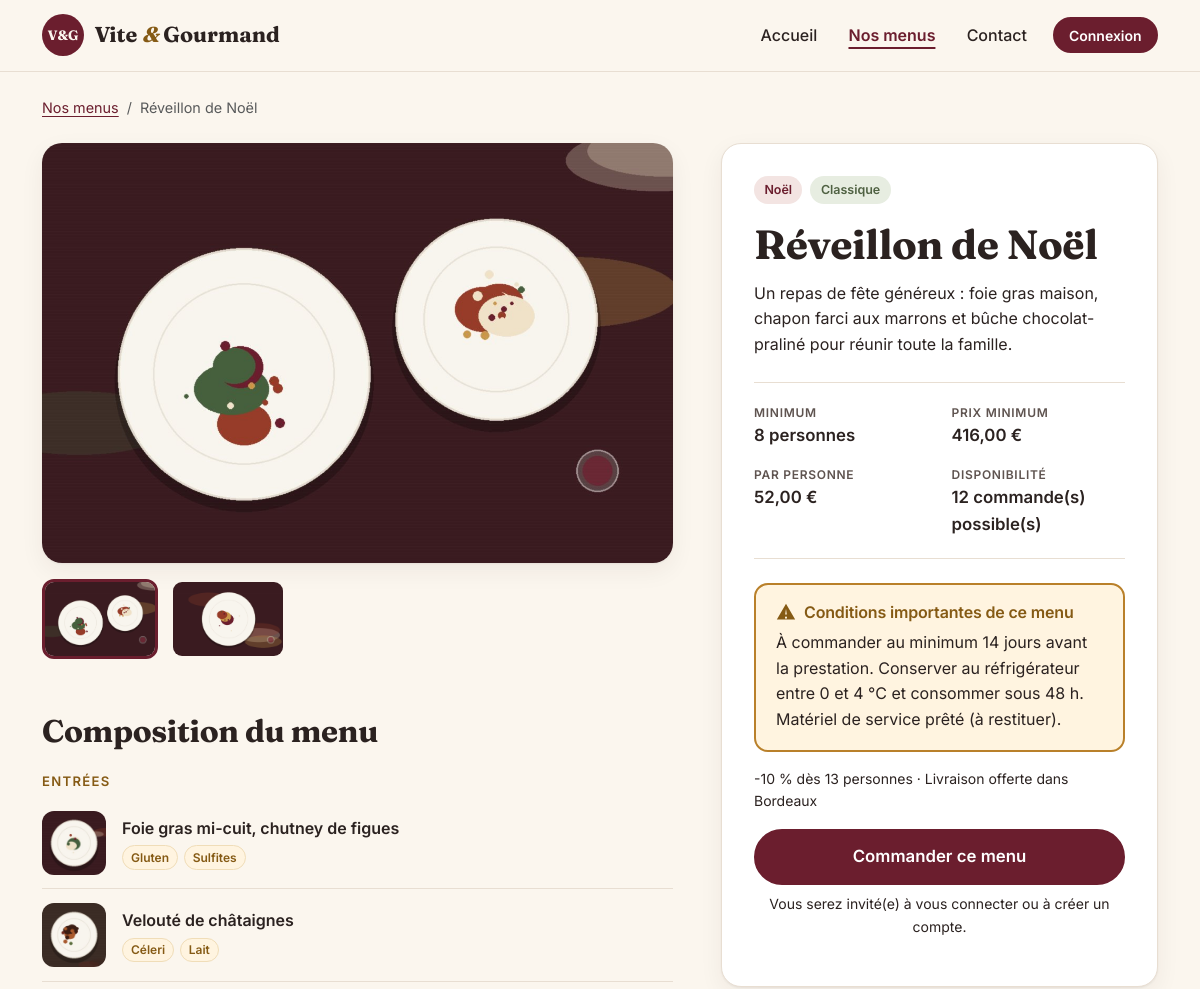
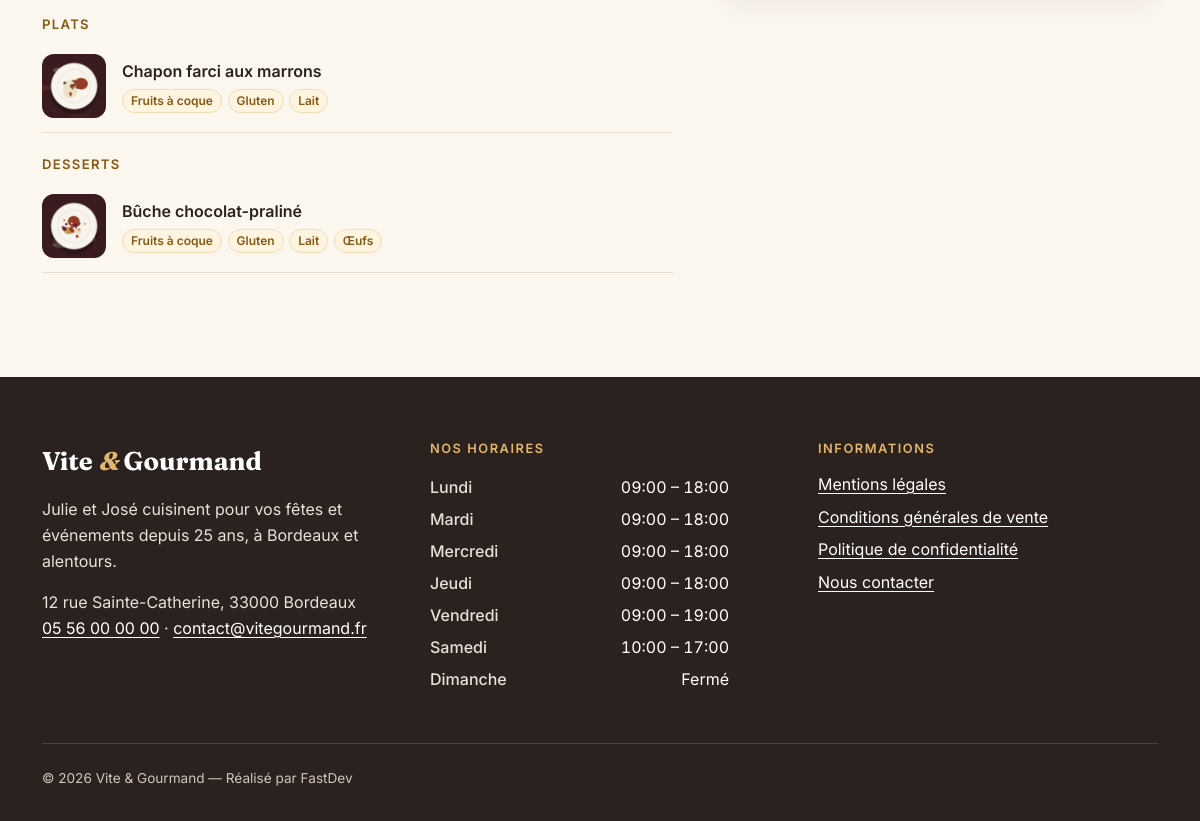
The app's page /menu?id=1 with its own data (2 pictures, top to bottom).
### tables this page shows
CREATE TABLE menu (
    menu_id                  INT           NOT NULL AUTO_INCREMENT,
    titre                    VARCHAR(100)  NOT NULL,
    nombre_personne_minimum  INT           NOT NULL,
    prix_par_personne        DECIMAL(8,2)  NOT NULL,
    description              TEXT          NOT NULL,
    conditions               TEXT          NOT NULL,
    quantite_restante        INT           NOT NULL DEFAULT 0,
    regime_id                INT           NOT NULL,
    theme_id                 INT           NOT NULL,
    actif                    TINYINT(1)    NOT NULL DEFAULT 1,
    PRIMARY KEY (menu_id),
    CONSTRAINT fk_menu_regime FOREIGN KEY (regime_id) REFERENCES regime(regime_id),
    CONSTRAINT fk_menu_theme  FOREIGN KEY (theme_id)  REFERENCES theme(theme_id),
    CONSTRAINT chk_menu_min   CHECK (nombre_personne_minimum > 0),
    CONSTRAINT chk_menu_prix  CHECK (prix_par_personne >= 0),
    CONSTRAINT chk_menu_stock CHECK (quantite_restante >= 0)
);

CREATE TABLE menu_image (
    image_id  INT          NOT NULL AUTO_INCREMENT,
    menu_id   INT          NOT NULL,
    chemin    VARCHAR(255) NOT NULL,
    alt       VARCHAR(150) NOT NULL DEFAULT '',
    ordre     TINYINT      NOT NULL DEFAULT 0,
    PRIMARY KEY (image_id),
    CONSTRAINT fk_image_menu FOREIGN KEY (menu_id) REFERENCES menu(menu_id) ON DELETE CASCADE
);

CREATE TABLE plat (
    plat_id    INT          NOT NULL AUTO_INCREMENT,
    titre_plat VARCHAR(100) NOT NULL,
    type_plat  ENUM('entree','plat','dessert') NOT NULL,
    photo      VARCHAR(255) NULL,                      
    PRIMARY KEY (plat_id)
);

CREATE TABLE plat_allergene (                           
    plat_id      INT NOT NULL,
    allergene_id INT NOT NULL,
    PRIMARY KEY (plat_id, allergene_id),
    CONSTRAINT fk_pa_plat FOREIGN KEY (plat_id) REFERENCES plat(plat_id) ON DELETE CASCADE,
    CONSTRAINT fk_pa_all  FOREIGN KEY (allergene_id) REFERENCES allergene(allergene_id) ON DELETE CASCADE
);

CREATE TABLE allergene (
    allergene_id INT         NOT NULL AUTO_INCREMENT,
    libelle      VARCHAR(50) NOT NULL UNIQUE,
    PRIMARY KEY (allergene_id)
);

CREATE TABLE theme (
    theme_id  INT          NOT NULL AUTO_INCREMENT,
    libelle   VARCHAR(50)  NOT NULL UNIQUE,
    PRIMARY KEY (theme_id)
);

CREATE TABLE regime (
    regime_id INT          NOT NULL AUTO_INCREMENT,
    libelle   VARCHAR(50)  NOT NULL UNIQUE,
    PRIMARY KEY (regime_id)
);

CREATE TABLE horaire (
    horaire_id      INT         NOT NULL AUTO_INCREMENT,
    jour            VARCHAR(50) NOT NULL,
    ordre           TINYINT     NOT NULL DEFAULT 0,    
    heure_ouverture VARCHAR(50) NULL,                  
    heure_fermeture VARCHAR(50) NULL,
    PRIMARY KEY (horaire_id)
);

### templates/pages/menu-detail.php (the view, shortened to what the rows shown need)
<?php
$labels = ['entree' => 'Entrées', 'plat' => 'Plats', 'dessert' => 'Desserts'];
$byType = [];
foreach ($menu['plats'] as $p) {
    $byType[$p['type_plat']][] = $p;
}
?>
<nav class="container pt-4" aria-label="Fil d'Ariane">
    <ol class="breadcrumb">
        <li class="breadcrumb-item"><a href="<?= url('/menus') ?>">Nos menus</a></li>
        <li class="breadcrumb-item active" aria-current="page"><?= e($menu['titre']) ?></li>
    </ol>
</nav>
<section class="section pt-2">
    <div class="container">
        <div class="row g-4 g-lg-5">
            <div class="col-lg-7">
                <?php if ($menu['images']): ?>
                    <div class="gallery">
                        <img class="gallery-main" id="gallery-main" src="<?= asset($menu['images'][0]['chemin']) ?>" alt="<?= e($menu['images'][0]['alt']) ?>" width="800" height="533">
                        <?php if (count($menu['images']) > 1): ?>
                            <ul class="gallery-thumbs" aria-label="Galerie d'images">
                                <?php foreach ($menu['images'] as $i => $img): ?>
                                    <li><button type="button" class="gallery-thumb" data-src="<?= asset($img['chemin']) ?>" data-alt="<?= e($img['alt']) ?>" aria-pressed="<?= $i === 0 ? 'true' : 'false' ?>">
                                        <img src="<?= asset($img['chemin']) ?>" alt="" width="120" height="80"><span class="visually-hidden">Afficher : <?= e($img['alt']) ?></span>
                                    </button></li>
                                <?php endforeach; ?>
                            </ul>
                        <?php endif; ?>
                    </div>
                <?php endif; ?>
                <h2 class="section-title mt-5">Composition du menu</h2>
                <?php foreach ($labels as $type => $label): if (empty($byType[$type])) continue; ?>
                    <h3 class="course-title"><?= $label ?></h3>
                    <ul class="dish-list">
                        <?php foreach ($byType[$type] as $p): ?>
                            <li class="dish">
                                <?php if ($p['photo']): ?><img src="<?= asset($p['photo']) ?>" alt="" width="72" height="72" loading="lazy"><?php endif; ?>
                                <div>
                                    <p class="dish-name"><?= e($p['titre_plat']) ?></p>
                                    <p class="dish-allergens">
                                        <?php if ($p['allergenes']): ?>
                                            <?php foreach ($p['allergenes'] as $a): ?><span class="allergen"><?= e($a['libelle']) ?></span><?php endforeach; ?>
                                        <?php else: ?>
                                            <span class="text-muted-2">Aucun allergène majeur</span>
                                        <?php endif; ?>
                                    </p>
                                </div>
                            </li>
                        <?php endforeach; ?>
                    </ul>
                <?php endforeach; ?>
            </div>
            <div class="col-lg-5">
                <div class="detail-panel">
                    <p class="d-flex gap-2 flex-wrap mb-3"><span class="tag tag-theme-inline"><?= e($menu['theme']) ?></span><span class="tag tag-regime"><?= e($menu['regime']) ?></span></p>
                    <h1 class="page-title"><?= e($menu['titre']) ?></h1>
                    <p><?= e($menu['description']) ?></p>
                    <dl class="facts">
                        <div><dt>Minimum</dt><dd><?= (int) $menu['nombre_personne_minimum'] ?> personnes</dd></div>
                        <div><dt>Prix minimum</dt><dd><?= euros($menu['prix_minimum']) ?></dd></div>
                        <div><dt>Par personne</dt><dd><?= euros($menu['prix_par_personne']) ?></dd></div>
                        <div><dt>Disponibilité</dt><dd><?= (int) $menu['quantite_restante'] > 0 ? (int) $menu['quantite_restante'] . ' commande(s) possible(s)' : 'Épuisé' ?></dd></div>
                    </dl>
                    <div class="conditions" role="note" aria-labelledby="titre-conditions">
                        <h2 id="titre-conditions" class="conditions-title">
                            <svg aria-hidden="true" width="20" height="20" viewBox="0 0 24 24"><path fill="currentColor" d="M12 2 1 21h22L12 2Zm0 6 1 7h-2l1-7Zm0 9.5a1.25 1.25 0 1 1 0 2.5 1.25 1.25 0 0 1 0-2.5Z"/></svg>
                            Conditions importantes de ce menu
                        </h2>
                        <p class="mb-0"><?= nl2br(e($menu['conditions'])) ?></p>
                    </div>
                    <p class="small mt-3">-10 % dès <?= (int) $menu['nombre_personne_minimum'] + 5 ?> personnes · Livraison offerte dans Bordeaux</p>
                    <?php if ((int) $menu['quantite_restante'] > 0): ?>
                        <a class="btn btn-brand btn-lg w-100" href="<?= url('/commande', ['menu' => $menu['menu_id']]) ?>">Commander ce menu</a>
                        <?php if (!Auth::check()): ?>
                            <p class="small text-center mt-2">Vous serez invité(e) à vous connecter ou à créer un compte.</p>
                        <?php endif; ?>
                    <?php else: ?>
                        <p class="alert alert-warning">Ce menu est momentanément épuisé.</p>
                    <?php endif; ?>
                </div>
            </div>
        </div>
    </div>
</section>

### templates/layout.php (shortened to what the rows shown need)
<?php
try {
    $horaires = (new RefRepository())->horaires();
} catch (\Throwable) {
    $horaires = [];
}
?><!doctype html>
<html lang="fr">
<head>
    <link href="<?= asset('assets/css/fonts.css') ?>" rel="stylesheet">
    <link href="<?= asset('assets/vendor/bootstrap/bootstrap.min.css') ?>" rel="stylesheet">
    <link href="<?= asset('assets/css/style.css') ?>" rel="stylesheet">
</head>
<body>
<main id="contenu" tabindex="-1">
    <?php require $__template; ?>
</main>
<footer class="site-footer">
    <div class="container">
        <div class="row g-4 g-lg-5">
            <div class="col-sm-6 col-lg-4">
                <h2 class="footer-title">Nos horaires</h2>
                <table class="hours">
                    <tbody>
                    <?php foreach ($horaires as $h): ?>
                        <tr>
                            <th scope="row"><?= e($h['jour']) ?></th>
                            <td><?= $h['heure_ouverture'] ? e($h['heure_ouverture']) . ' – ' . e($h['heure_fermeture']) : 'Fermé' ?></td>
                        </tr>
                    <?php endforeach; ?>
                    </tbody>
                </table>
            </div>
            <div class="col-sm-6 col-lg-4">
                <h2 class="footer-title">Informations</h2>
            </div>
        </div>
    </div>
</footer>
</body>
</html>

### records on screen
menu: titre "Réveillon de Noël", theme.libelle "Noël", regime.libelle "Classique", description "Un repas de fête généreux : foie gras maison, chapon farci aux marrons et bûche chocolat-praliné pour réunir toute la famille.", nombre_personne_minimum "8", prix_par_personne "52,00 €", quantite_restante "12", conditions "À commander au minimum 14 jours avant la prestation. Conserver au réfrigérateur entre 0 et 4 °C et consommer sous 48 h. Matériel de service prêté (à restituer).", (int) $menu['nombre_personne_minimum'] + 5 "13"
menu_image: chemin (picture)
menu_image: chemin (picture)
plat: photo (picture), titre_plat "Foie gras mi-cuit, chutney de figues"
plat_allergene: allergene.libelle "Gluten"
plat_allergene: allergene.libelle "Sulfites"
plat: photo (picture), titre_plat "Velouté de châtaignes"
plat_allergene: allergene.libelle "Céleri"
plat_allergene: allergene.libelle "Lait"
plat: photo (picture), titre_plat "Chapon farci aux marrons"
plat_allergene: allergene.libelle "Fruits à coque"
plat_allergene: allergene.libelle "Gluten"
plat_allergene: allergene.libelle "Lait"
plat: photo (picture), titre_plat "Bûche chocolat-praliné"
plat_allergene: allergene.libelle "Fruits à coque"
plat_allergene: allergene.libelle "Gluten"
plat_allergene: allergene.libelle "Lait"
plat_allergene: allergene.libelle "Œufs"
horaire: jour "Lundi", heure_ouverture "09:00", heure_fermeture "18:00"
horaire: jour "Mardi", heure_ouverture "09:00", heure_fermeture "18:00"
horaire: jour "Mercredi", heure_ouverture "09:00", heure_fermeture "18:00"
horaire: jour "Jeudi", heure_ouverture "09:00", heure_fermeture "18:00"
horaire: jour "Vendredi", heure_ouverture "09:00", heure_fermeture "19:00"
horaire: jour "Samedi", heure_ouverture "10:00", heure_fermeture "17:00"
horaire: jour "Dimanche", shows "Fermé"

### other values on screen
$label "ENTRÉES"
$label "PLATS"
$label "DESSERTS"
euros($menu['prix_minimum']) "416,00 €"
